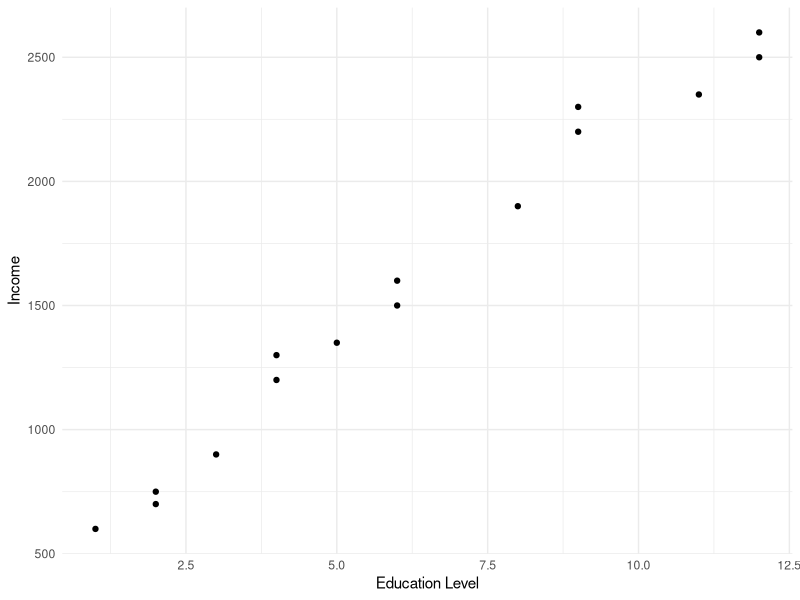
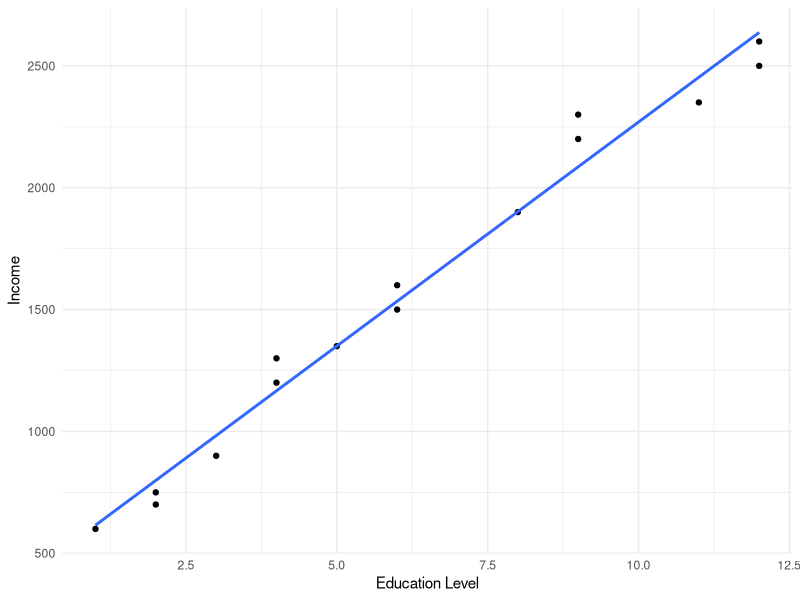
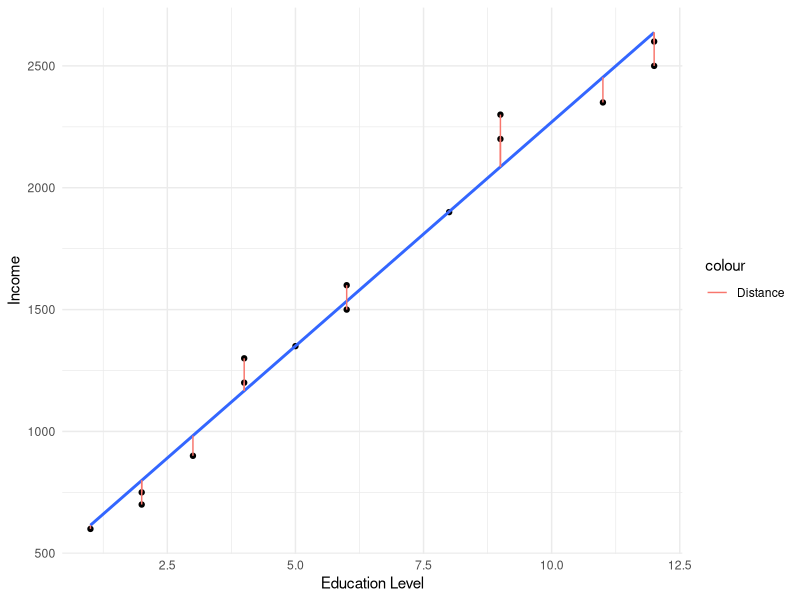
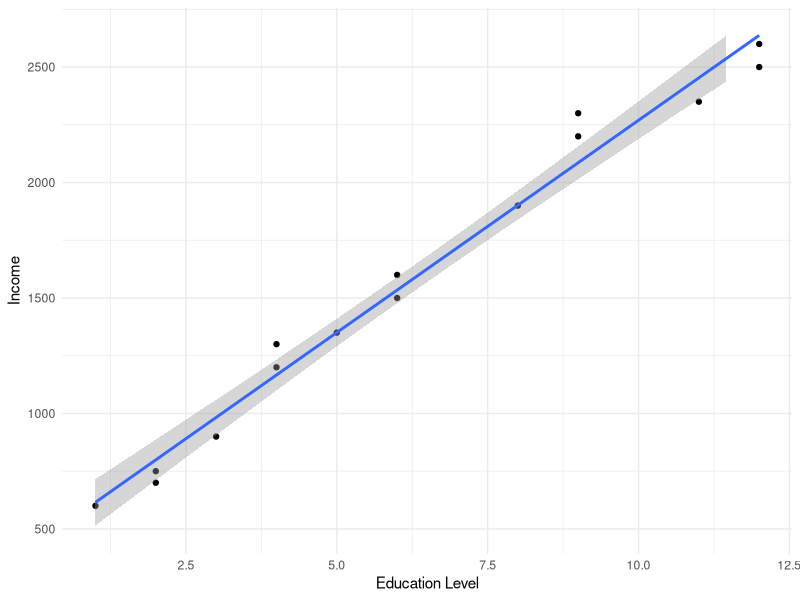

These charts were generated, in order, by the following R code:
library(ggplot2)


data <- data.frame(y=c(600, 700, 750, 900, 1200, 1300, 1350, 1500, 1600, 1900, 2200, 2300, 2350, 2500, 2600),
                   x=c(1, 2, 2, 3, 4, 4, 5, 6, 6, 8, 9, 9, 11, 12, 12))


ggplot(data,aes(x, y)) +
  geom_point()+
  xlab("Education Level")+
  ylab("Income")+
  theme_minimal()



ggplot(data,aes(x, y)) +
  geom_point()+
  geom_smooth(method='lm', se=FALSE)+ 
  xlab("Education Level")+
  ylab("Income")+
  theme_minimal()


fit <- lm(y ~ x, data =data)

data$pred <- predict(fit)

ggplot(data,aes(x, y)) +
  geom_point()+
  geom_smooth(method='lm', se=FALSE)+ 
  geom_segment(aes(xend = x, yend = pred, color = "Distance")) +
  xlab("Education Level")+
  ylab("Income")+
  theme_minimal()

ggplot(data,aes(x, y)) +
  geom_point() +
  geom_smooth(method='lm') +
  ylim(500, 2650)+
  xlab("Education Level")+
  ylab("Income")+
  theme_minimal()
